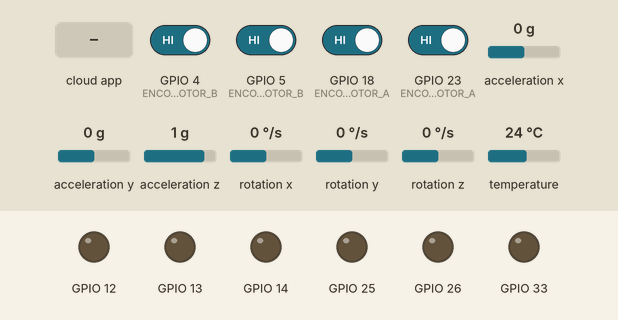
Simulated run of this sketch. Board: ESP32. On the bench: output pins drawn as LEDs (lit = HIGH). The test bench sets the inputs (shaded band); at power-on: GPIO 4 (ENCODER_RIGHT_MOTOR_B), GPIO 5 (ENCODER_LEFT_MOTOR_B), GPIO 18 (ENCODER_LEFT_MOTOR_A), GPIO 23 (ENCODER_RIGHT_MOTOR_A) HIGH, acceleration x 0 g, acceleration y 0 g, acceleration z 1 g, rotation x 0 °/s, rotation y 0 °/s, rotation z 0 °/s, temperature 24 °C. The ROS host is connected and sends only what is stated; nothing arrives over Bluetooth unless stated; what the sketch prints to the serial monitor is not drawn.

Above: at 1.2 s.
1.3 s: the phone or cloud app sets linear.x to -100
At 1.7 s:
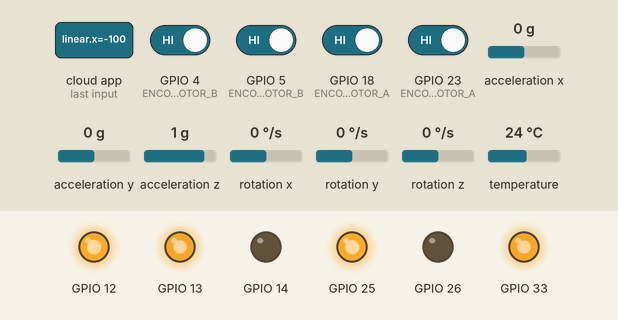
2.8 s: the phone or cloud app sets linear.x to 0
At 4.0 s:
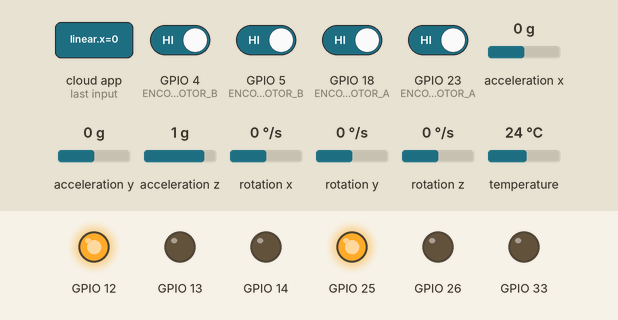
4.3 s: the phone or cloud app sets angular.z to -100
At 5.1 s:
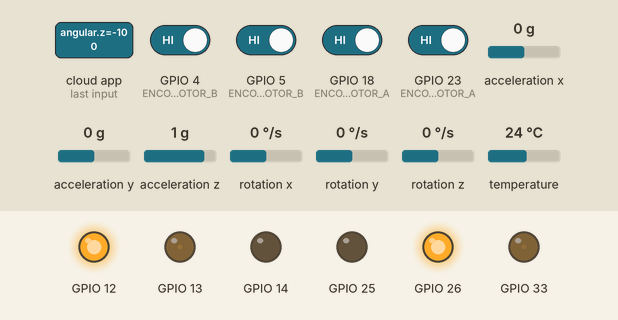
5.8 s: the phone or cloud app sets angular.z to 100
At 6.3 s:
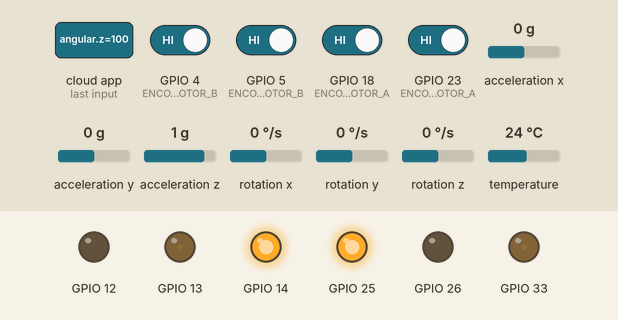
7.3 s: the phone or cloud app sets linear.x to 100
At 8.7 s:
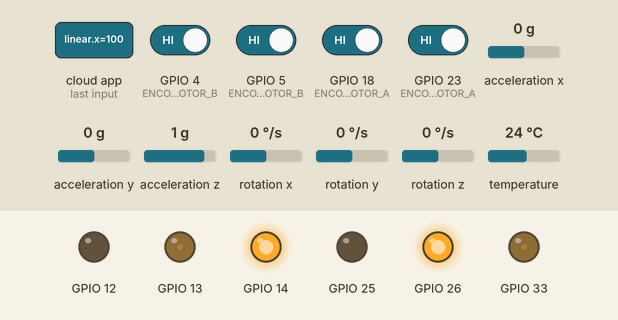
Timing chart, 0 to 9.8 s (numbered marks = the images above; inputs shaded):
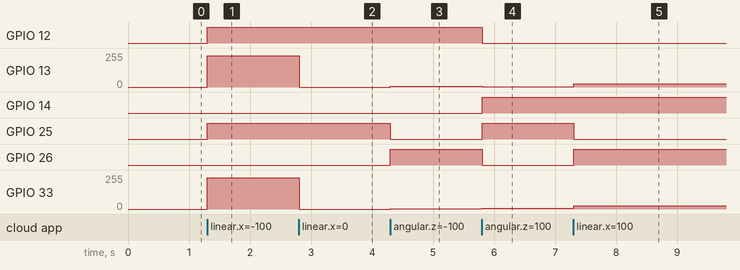

Measured:
- after the input at 1.3 s, GPIO 12, GPIO 25: LOW → HIGH at once; GPIO 13, GPIO 33: 0/255 → 235/255 at once
- after the input at 2.8 s, GPIO 13, GPIO 33: 235/255 → 0/255 at once
- after the input at 4.3 s, GPIO 13: 0/255 → 4/255 at once; GPIO 25: HIGH → LOW at once; GPIO 26: LOW → HIGH at once; GPIO 33: 0/255 → 1/255 at once
- after the input at 5.8 s, GPIO 12, GPIO 26: HIGH → LOW at once; GPIO 13: 4/255 → 1/255 at once; GPIO 14, GPIO 25: LOW → HIGH at once; GPIO 33: 1/255 → 4/255 at once
- after the input at 7.3 s, GPIO 13: 1/255 → 26/255 at once; GPIO 25: HIGH → LOW at once; GPIO 26: LOW → HIGH at once; GPIO 33: 4/255 → 23/255 at once

The sketch:

robot_node.ino
```cpp
/**********************Include the necessary libraries********************************/
#include "DifferentialDriveRobot.h"
#include <BluetoothSerial.h>
#include "Encoder.h"
#include <Adafruit_MPU6050.h>
#include <Adafruit_Sensor.h>
#include <Wire.h>

/*********************************Robot Details***************************************/

// Define the robot's wheel radius and wheel base
const float wheelRadius=0.04;
const float wheelBase=0.13;

/**********************************Define variables for time tracking*****************/
unsigned long previousMillis = 0;
const long interval = 1000;
unsigned long currentMillis = 0;

/******************************Define a class for Bluetooth hardware******************/
BluetoothSerial SerialBT;
class BluetoothHardware {
public:
  BluetoothHardware() : connected(false) {}

  void init()
  {
    // Start the Bluetooth connection
    SerialBT.begin("ESP32_BT");
  }

   int read()
   {
     // Read a byte from the Bluetooth connection
     if (SerialBT.available())
       return SerialBT.read();
     else
       return -1;
   }


  void write(uint8_t* data, int length)
  {
  // Write data to the Bluetooth connection
     for(int i=0; i<length; i++)
       SerialBT.write(data[i]);
   }


  unsigned long time() {
    // Return the current time in milliseconds
    return millis();
  }

  bool connected;
};

//Create an instance for mpu
Adafruit_MPU6050 mpu;
// Create a ROS node handle
ros::NodeHandle_<BluetoothHardware> nh;

/************************************************************************************/

// Forward declaration of the robot callback function
void robot_callback(const geometry_msgs::Twist&);


// Create a pointer to a DifferentialDriveRobot object
DifferentialDriveRobot *my_robot;


// Create a ROS subscriber
ros::Subscriber <geometry_msgs::Twist> sub("/turtle1/cmd_vel", &robot_callback);


// Create a geometry_msgs::Twist object and a ROS publisher
geometry_msgs::Twist cmd_msg;
ros::Publisher cmd_pub("cmd_vel", &cmd_msg);


/********************************** Function to handle encoder A************************************/

void handleEncoder_A()
{
  int currentState_A = digitalRead(ENCODER_LEFT_MOTOR_A);
  int currentState_B = digitalRead(ENCODER_LEFT_MOTOR_B);
  if ((lastEncoderState_A == LOW) && (currentState_A == HIGH))
  {
    if (currentState_B == LOW)
    {
      encoderCount_A++;
    }
    else
    {
      encoderCount_A--;
    }
  }
  lastEncoderState_A = currentState_A;
}


/********************************** Function to handle encoder B************************************/

void handleEncoder_B()
{
  int currentState_A = digitalRead(ENCODER_RIGHT_MOTOR_A);
  int currentState_B = digitalRead(ENCODER_RIGHT_MOTOR_B);
  if ((lastEncoderState_B == LOW) && (currentState_B == HIGH))
  {
    if (currentState_A == LOW)
    {
      encoderCount_B++;
    }
    else
    {
      encoderCount_B--;
    }
  }
  lastEncoderState_B = currentState_B;
}


/**********************************Set Up Function***********************************/

void setup()
{
  // Start the Bluetooth connection
  SerialBT.begin("ESP32_BT"); //Bluetooth device name
  // Initialize the robot
  my_robot = new DifferentialDriveRobot(
    new DCMotor(IN1, IN2, ENA),
    new DCMotor(IN3, IN4,ENB));

  // Update the robot's parameters
  my_robot->updateParameters(0.2, 1);

  // Try to initialize the MPU6050
  if (!mpu.begin()) {
    Serial.println("Failed to find MPU6050 chip");
    while (1) {
      delay(10);
    }
  }
  Serial.println("MPU6050 Found!");
  // set accelerometer range to +-2G
  mpu.setAccelerometerRange(MPU6050_RANGE_2_G);
  // set gyro range to +- 500 deg/s
  mpu.setGyroRange(MPU6050_RANGE_500_DEG);
  // set filter bandwidth to 21 Hz
  mpu.setFilterBandwidth(MPU6050_BAND_21_HZ);

  // Set encoder pins as inputs
  pinMode(ENCODER_LEFT_MOTOR_A, INPUT);
  pinMode(ENCODER_RIGHT_MOTOR_A, INPUT);
  pinMode(ENCODER_LEFT_MOTOR_B, INPUT);
  pinMode(ENCODER_RIGHT_MOTOR_B, INPUT);


  // Attach interrupts to the encoder pins
  attachInterrupt(digitalPinToInterrupt(ENCODER_LEFT_MOTOR_A), handleEncoder_A, CHANGE);
  attachInterrupt(digitalPinToInterrupt(ENCODER_LEFT_MOTOR_B), handleEncoder_A, CHANGE);
  attachInterrupt(digitalPinToInterrupt(ENCODER_RIGHT_MOTOR_A), handleEncoder_B, CHANGE);
  attachInterrupt(digitalPinToInterrupt(ENCODER_RIGHT_MOTOR_B), handleEncoder_B, CHANGE);


  // Initialize the ROS node, advertise the publisher, and subscribe to the subscriber
  nh.initNode();
  nh.advertise(cmd_pub);
  nh.subscribe(sub);

}

/**********************************Main Function**********************************/
void loop()
{

  // Update the current time
  currentMillis = millis();

  //get mpu readings
  sensors_event_t a, g, temp;
  mpu.getEvent(&a, &g, &temp);


 // If the interval has passed
 if(currentMillis - previousMillis >= interval)
 {
  if(int(a.acceleration.x*10)>-10 && int(a.acceleration.x*10)<10 && int(a.acceleration.y*10)>-10 && int(a.acceleration.y*10)<10)
  {
    cmd_msg.linear.x = 0;
  }
  else{
    // Calculate the angular velocities of the encoders
    encoder_angular_A=(encoderCount_A*2*PI)/encoder_cpr;
    encoder_angular_B=(encoderCount_B*2*PI)/encoder_cpr;

    // Convert the angular velocities to a linear velocity and an angular velocity
    encoder_linearVelocity = (wheelRadius / 2) * (encoder_angular_A + encoder_angular_B);

    // Update the cmd_msg object and publish it
    cmd_msg.linear.x=encoder_linearVelocity*3;


  }
    //publishe angular velocity from imu
    cmd_msg.angular.z = g.gyro.z-0.05+0.019;

    //publish message
    cmd_pub.publish(&cmd_msg);

    // Reset the encoder counts
    encoderCount_A=0;
    encoderCount_B=0;

    // Update the previous time
    previousMillis = currentMillis;

 }

  // Spin the ROS node once and delay for 1 ms
  nh.spinOnce();
  delay(1);
}


// Robot callback function
void robot_callback(const geometry_msgs::Twist& msg)
{

  // Move the robot
	my_robot->move(msg.linear.x, msg.angular.z);

}
```

DCMotor.h
```cpp
// The #pragma once directive ensures that the header file is included only once in a compilation unit.
#pragma once
#include <Arduino.h>

// Define the pin connections for two DC motors
#define ENA 33  // PWM pin for motor A
#define IN1 25  // Control pin 1 for motor A
#define IN2 26  // Control pin 2 for motor A


#define ENB  13 // PWM pin for motor B
#define IN3  12 // Control pin 1 for motor B
#define IN4  14 // Control pin 2 for motor B

// Define the maximum PWM value and the PWM data type based on whether 16-bit PWM is used

#ifdef _16BIT_PWM_
  #define MAX_VALUE 0xFFFF
  #define INT_PWM   uint16_t
#else
  #define MAX_VALUE 0xFF
  #define INT_PWM   uint8_t
#endif

// Define the DCMotor class
class DCMotor {
public:

  // Declare the constructors and methods for controlling the motor
  DCMotor();
  DCMotor(int,int,int);
  void CW(INT_PWM);
  void CCW(INT_PWM);
  void Stop();
private:
  // Declare the control pins for the motor
  int INL;
  int INH;
  int EN;

  // Declare the methods for initializing the pins and protecting the output
  void initPins();
  INT_PWM protectOutput(INT_PWM);
};

// Define the default constructor
DCMotor::DCMotor()
  : DCMotor::DCMotor(IN1, IN2, EN) {
  }

// Define the constructor that takes the control pins as arguments
DCMotor::DCMotor(int INL, int INH, int EN) {
  this->INL = INL;
  this->INH = INH;
  this->EN = EN;
  DCMotor::initPins();
}


// Define the method for initializing the pins
void DCMotor::initPins() {

  pinMode(this->INL, OUTPUT);
  pinMode(this->INH, OUTPUT);
  pinMode(this->EN, OUTPUT);
  DCMotor::Stop();
}

// Define the method for stopping the motor
void DCMotor::Stop() {
  // Motor no gira
  digitalWrite (INL, LOW);
  digitalWrite (INH, LOW);
  analogWrite (EN, LOW);

}

// Define the method for turning the motor clockwise
void DCMotor::CW(INT_PWM val) {

  // Motor turns forward or CW
  digitalWrite(INL, LOW);
  digitalWrite (INH, HIGH);
  analogWrite(EN, protectOutput(val));
}


// Define the method for turning the motor counterclockwise
void DCMotor::CCW(INT_PWM val) {

  // Motor turns in the inverse direction or CCW
  digitalWrite(INH, LOW);
  digitalWrite (INL, HIGH);
  analogWrite(EN, protectOutput(val));
}

// Define the method for protecting the output
INT_PWM DCMotor::protectOutput(INT_PWM val) {

  // Limit the PWM value to the maximum value
  val > MAX_VALUE? val = MAX_VALUE : val;

  return val;
}
```

Encoder.h
```cpp
// Encoder pins
#define ENCODER_LEFT_MOTOR_A 18         //YELLOW A channel for encoder of left motor
#define ENCODER_LEFT_MOTOR_B 5        //GREEN B channel for encoder of left motor

#define ENCODER_RIGHT_MOTOR_A 23        //YELLOW A channel for encoder of right motor
#define ENCODER_RIGHT_MOTOR_B 4        //GREEN B channel for encoder of right motor

#define  encoder_cpr  500             //Encoder ticks or counts per rotation

#define PI 3.14159265358979323846

volatile double encoderCount_A=0;
volatile int lastEncoderState_A=0;

volatile double encoderCount_B=0;
volatile int lastEncoderState_B=0;

float encoder_angular_A=0;
float encoder_angular_B=0;

float encoder_linearVelocity=0;
float encoder_angularVelocity=0;


volatile float pos_left = 0;       //Left motor encoder position
volatile float pos_right = 0;      //Right motor encoder position
```

DifferentialDriveRobot.h
```cpp
// The #pragma once directive ensures that the header file is included only once in a compilation unit.
#pragma once


/**********************************Include the necessary libraries***************************************/
#include <ros.h>
#include <geometry_msgs/Twist.h>
#include "DCMotor.h"


/**********************************Define the DifferentialDriveRobot class***************************************/
class DifferentialDriveRobot
{
	// Declare the left and right motors
	DCMotor *motor_left;
	DCMotor *motor_right;

	// Declare the wheel radius and distance between wheels
	double wheel_radius;
	double wheel_distance;

	// Declare the bounds for the right and left motors
	double bound_right;
	double bound_left;


	// Declare the maximum speed and turn rate
	float max_speed;
	float max_turn;
public:

	// Declare the constructors
	DifferentialDriveRobot();
	DifferentialDriveRobot(DCMotor*, DCMotor*);
	DifferentialDriveRobot(DCMotor*, DCMotor*, double, double);

	// Declare the move and updateParameters methods
	void move(double,double);
	void updateParameters(float, float);
};

// Define the default constructor
DifferentialDriveRobot::DifferentialDriveRobot()
	: DifferentialDriveRobot::DifferentialDriveRobot(
		new DCMotor(IN1,IN2,ENA),
		new DCMotor(IN3,IN4,ENB), 0.04, 0.13) {}

// Define the constructor that takes two motors
DifferentialDriveRobot::DifferentialDriveRobot
	(DCMotor *motor_left, DCMotor *motor_right)
	: DifferentialDriveRobot::DifferentialDriveRobot(
		motor_left, motor_right, 0.04, 0.13) {}

// Define the constructor that takes two motors, a wheel radius, and a wheel distance
DifferentialDriveRobot::DifferentialDriveRobot
	(DCMotor *motor_left, DCMotor *motor_right, double rad, double dist) {
	this->motor_left = motor_left;
	this->motor_right = motor_right;
	this->wheel_radius = rad;
	this->wheel_distance = dist;
}

// Define the move method, which moves the robot based on a linear and angular velocity

void DifferentialDriveRobot::move(double lin, double ang) {

	/**
	 *
	 * ang < 0: moves CW (u_l > u_r)
	 *
	 * To change this, you have to change the sign of the second term
	 *
	 */

	//remove error from readings
	// Calculate the right and left wheel velocities
	double u_r = (lin + ang * this->wheel_distance/2.0) / this->wheel_radius;
	double u_l = (lin - ang * this->wheel_distance/2.0) / this->wheel_radius;

	// Move the right motor
	if (u_r > 0) {
		motor_right->CW(
			map(static_cast<INT_PWM>(u_r), 0, this->bound_right, 0, MAX_VALUE));
	} else {

		motor_right->CCW(
			map(static_cast<INT_PWM>(u_r), 0, -this->bound_right, 0, -MAX_VALUE));
	}

	// Move the left motor
	if (u_l > 0) {

		motor_left->CW(
			map(static_cast<INT_PWM>(u_l), 0, this->bound_left, 0, MAX_VALUE));
	}
	else
	{
		motor_left->CCW(
			map(static_cast<INT_PWM>(u_l), 0, -this->bound_left, 0, -MAX_VALUE));
	}
}


// Define the updateParameters method, which updates the maximum speed and turn rate
void DifferentialDriveRobot::updateParameters(float max_speed, float max_turn) {

	this->max_speed = max_speed;
	this->max_turn = max_turn;
	this->bound_right = 250;
		// (this->max_speed + this->max_turn * this->wheel_distance/2.0) / this->wheel_radius;
	this->bound_left = 250;
		// (this->max_speed - this->max_turn * this->wheel_distance/2.0) / this->wheel_radius;

}
```
